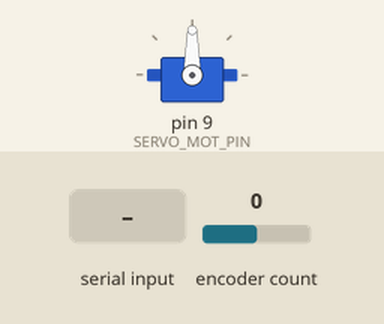
Bench run of a sketch on a simulated Arduino Mega 2560, built with avr-gcc and run on an emulated ATmega2560. Shown: servo. The test bench sets the inputs (shaded band); at power-on: encoder count 0. What the sketch prints to the serial monitor is not drawn.

Above: at 1.2 s.
1.3 s: "a90\n" received over Serial
At 2.1 s:
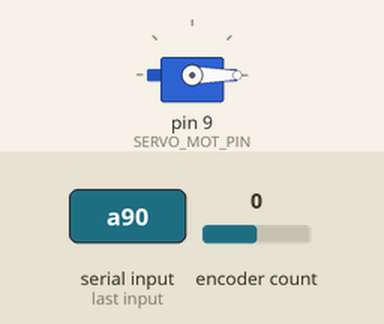
2.8 s: "f90\n" received over Serial
At 4.2 s:
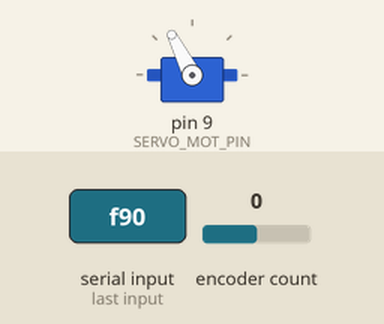
8.3 s: "i" received over Serial
At 9.6 s:
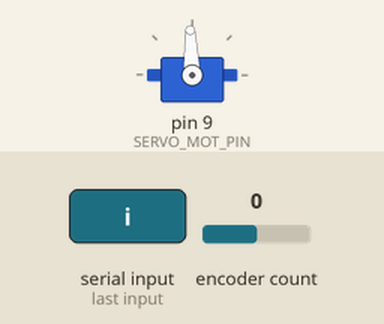
10.8 s: encoder count set to 4
13.8 s: "a,45\n" received over Serial
Timing chart, 0 to 35.3 s (numbered marks = the images above; inputs shaded):
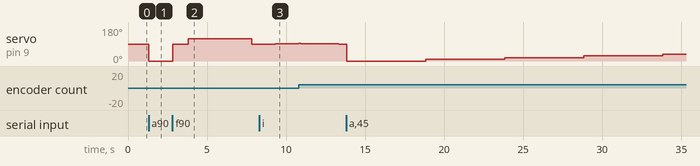

Measured:
- after the input at 1.3 s, servo on pin 9 (SERVO_MOT_PIN): 90° → 0° at once
- after the input at 2.8 s, servo on pin 9 (SERVO_MOT_PIN): 0° → 90° at once, → 117° 1.0 s later, → 90° 4.0 s later
- after the input at 8.3 s, servo on pin 9 (SERVO_MOT_PIN): 90° → 92° after 1.0 s

The sketch:

servo_e_encoder.ino
```cpp
// ATENÇÃO!
// intervalo de velocidade deve ser de -28 a +28


#include <Arduino.h>
#include <Servo.h>
#include "Encoder.h"

// ---------------------------------------------------------------------------
// TP4 — Encoder e controle PID de velocidade da roda (Arduino Mega)
//
// Comandos pela serial (115200 baud):
//   c -> imprime os ticks desde o último 'c' e zera (medida de N à mão)
//   n -> varredura do neutro (1450..1550 us, passo 10 us)
//   a -> curva em malha aberta (1000..2000 us, passo 50 us)
//   f -> degrau em malha aberta (registro para comparar os filtros)
//   d -> malha fechada: degrau único (sintonia dos ganhos)
//   p -> malha fechada: cinco patamares
//   i -> malha fechada: inversão de sentido
//   s -> para tudo (pulso = neutro)
//   e -> liga/desliga o diagnóstico do encoder: imprime "A B ticks" a cada
//        mudança dos pinos (girando devagar deve aparecer 00 01 11 10)
//   t -> alterna a saída das amostras entre CSV (padrão, para captura.py) e
//        o formato do Teleplot (">v_mm:87.4"), para ver o gráfico ao vivo
//   P<valor>, I<valor>, D<valor> -> troca kp, ki ou kd sem regravar
//                                   (ex.: "P1.5"); imprime os ganhos
//
// Cada amostra sai como uma linha CSV:
//   t_s,ticks,s_mm,v_raw,v_pb,v_mm,sp,pulso_us
// Linhas que começam com '#' são comentários (condição, troca de passo, fim).
// Os scripts em ../analise capturam essas linhas e refazem os gráficos.
// ---------------------------------------------------------------------------

const int ENCODER_A = 2;     // canal A do encoder (pino com interrupção)
const int ENCODER_B = 3;     // canal B do encoder (pino com interrupção)
const int SERVO_MOT_PIN = 9; // sinal do servo

Encoder enc(ENCODER_A, ENCODER_B);
Servo m1;

// ---------------------------------------------------------------------------
// Constantes medidas na bancada
// TODO: substituir N e o neutro pelos valores medidos pela equipe (os atuais
//       são os do mecanismo de referência e servem só de conferência).
// ---------------------------------------------------------------------------
const float D_MM = 45.0;     // diâmetro da roda (mm): estimativa usada em todos os ensaios; a volta no papel deu L = 138,0 mm (D = 43,9), ver relatório
const float N_TICKS = 140.0; // ticks por volta da roda (X4, lido com 'c'): média dos módulos, 5 voltas em cada sentido
const int NEUTRO_US = 1500;  // pulso em que a roda para: centro da banda morta 1470..1530 (achado com 'n')

// Sentido da contagem: pulso abaixo do neutro (lado de 1000 us) dá ticks
// negativos e acima (lado de 2000 us) dá ticks positivos. Conferido com o
// motor no ensaio 'a': com +1, 1000 us saía com velocidade positiva.
// Só troca o sinal dos números; o sentido físico da roda é o do servo.
const int SINAL_ENCODER = -1;

const float K_MM_TICK = PI * D_MM / N_TICKS; // mm por tick

// Período de amostragem / controle
// 250 us não era atingido: a impressão serial de cada amostra leva ~10 ms, então
// o período real virava ~10 ms, com 0 ou 1 tick por amostra. 20 ms cabe a
// impressão do Teleplot e ainda dá 50 pontos/s.
const unsigned long PERIODO_US = 250UL; // 250 us

// Limites do pulso
const int PULSO_MIN = 1000;
const int PULSO_MAX = 2000;
const float U_MAX = 1000.0; // correção máxima em torno do neutro (us)

// ---------------------------------------------------------------------------
// Filtros da velocidade
// ---------------------------------------------------------------------------
// alfa = 0,15 a 20 ms tem a mesma constante de tempo (~0,12 s) do alfa = 0,3 a
// 50 ms testado no ensaio 'f'; 0,1 a 20 ms deixaria o filtro mais lento (0,18 s).
const float ALFA = 0.05;   // passa-baixa de primeira ordem
const int JANELA_MM = 5;   // média móvel (amostras)
// No ensaio 'f' os dois filtros tiveram o mesmo ruído e o mesmo atraso; a média
// móvel deu derivada menos ruidosa e chegou a zero mais cedo na parada.
const bool PID_USA_PB = true; // true: PID usa o passa-baixa; false: média móvel

float v_pb = 0;
float passaBaixa(float x) {
  v_pb += ALFA * (x - v_pb);
  return v_pb;
}

float buf_mm[JANELA_MM];
int idx_mm = 0;
float mediaMovel(float x) {
  buf_mm[idx_mm] = x;
  idx_mm = (idx_mm + 1) % JANELA_MM;
  float soma = 0;
  for (int j = 0; j < JANELA_MM; j++) soma += buf_mm[j];
  return soma / JANELA_MM;
}

// ---------------------------------------------------------------------------
// Controlador PID
//   u = kp e + ki ∫e dt − kd dv/dt   (e em mm/s, u em us)
// O derivativo atua sobre a velocidade filtrada; a integral é limitada e só é
// zerada quando o setpoint troca de sentido (ou vai a zero). Numa subida de
// patamar ela é mantida: é ela que segura o pulso, e zerar derrubava a roda
// (ensaio patamares_v1).
// Sintonia (ensaio 'd'): ki = kd = 0, sobe kp até oscilar e volta um pouco;
// depois sobe ki até o erro em regime sumir; kd só se sobrar sobressinal.
// ---------------------------------------------------------------------------
// Resultado (degrau_pid_1 a 8): kp = 4 já oscila; ki = 8 volta a oscilar;
// kd = 0,05 tira o pico inicial, kd = 0,1 só deixa o pulso mais ruidoso.
// Com a velocidade multiplicada por 4,4*pi/140 (~0,0987, unidade ~cm/s), um
// erro de 1 unidade vale ~10 mm/s: kp e ki foram multiplicados por ~10 para
// manter a mesma malha da sintonia (2 us/(mm/s) e 4 us/mm). kd = 0 porque a
// derivada a cada 20 ms é ruidosa demais (a 50 ms já estava no limite).
float KP = 1.0;  // us / unidade de v
float KI = 0.0;  // us / (unidade de v · s)
float KD = 0.0;   // us·s / unidade de v

float integral = 0;
float vf_ant = 0;

void resetPID(float vf) {
  integral = 0;
  vf_ant = vf;
}

float controlePID(float sp, float vf, float dt) {
  float e = sp - vf;

  integral += e * dt;
  if (KI > 0) integral = constrain(integral, -U_MAX / KI, U_MAX / KI);

  float dv = (vf - vf_ant) / dt;
  vf_ant = vf;

  float u = KP * e + KI * integral - KD * dv;
  return constrain(u, -U_MAX, U_MAX);
}

// ---------------------------------------------------------------------------
// Ensaios: sequência de passos {duração, valor}. Em malha aberta o valor é o
// pulso (us); em malha fechada é o setpoint (mm/s).
// ---------------------------------------------------------------------------
struct Passo {
  unsigned long dur_ms;
  float valor;
};

const int MAX_PASSOS = 32;
Passo seq[MAX_PASSOS];
int n_passos = 0;
bool malha_fechada = false;
bool ativo = false;
bool diag_enc = false;
bool teleplot = false;  // 't': amostras no formato do Teleplot em vez de CSV

int passo = -1;
unsigned long t_ini_ms = 0;   // início do ensaio
unsigned long t_passo_ms = 0; // início do passo atual

// Escolhidos a partir da curva em malha aberta: abaixo de ~50 mm/s a roda não
// gira de forma estável, e em neutro ± 250 us (limite de U_MAX) o lado mais
// lento chega a ~137 mm/s.
const float PATAMARES[5] = {2.5, 5, 7.5, 10, 12.5}; // mm/s
const float V_INVERSAO = 10;                        // mm/s
const float V_DEGRAU = 12.5;                          // mm/s (sintonia)

void carregaNeutro() {
  malha_fechada = false;
  n_passos = 0;
  // A busca é em torno de 1500 us, não do NEUTRO_US já gravado.
  for (int p = 1450; p <= 1550; p += 10)
    seq[n_passos++] = {2000, (float)p};
}

void carregaAberta() {
  malha_fechada = false;
  n_passos = 0;
  for (int p = PULSO_MIN; p <= PULSO_MAX; p += 50)
    seq[n_passos++] = {5000, (float)p};
}

void carregaDegrau() {
  malha_fechada = false;
  n_passos = 0;
  seq[n_passos++] = {1000, (float)NEUTRO_US};
  seq[n_passos++] = {4000, (float)(NEUTRO_US + 150)};
  seq[n_passos++] = {2000, (float)NEUTRO_US};
}

void carregaDegrauFechado() {
  malha_fechada = true;
  n_passos = 0;
  seq[n_passos++] = {1000, 0};
  seq[n_passos++] = {4000, V_DEGRAU};
  seq[n_passos++] = {1000, 0};
}

void carregaPatamares() {
  malha_fechada = true;
  n_passos = 0;
  seq[n_passos++] = {1000, 0};
  for (int j = 0; j < 5; j++) seq[n_passos++] = {3000, PATAMARES[j]};
  seq[n_passos++] = {2000, 0};
}

void carregaInversao() {
  malha_fechada = true;
  n_passos = 0;
  seq[n_passos++] = {1000, 0};
  seq[n_passos++] = {4000, V_INVERSAO};
  seq[n_passos++] = {4000, -V_INVERSAO};
  seq[n_passos++] = {2000, 0};
}

// ---------------------------------------------------------------------------
// Estado da medição
// ---------------------------------------------------------------------------
long ticks_ant = 0;
unsigned long t_amostra_us = 0;
int pulso = NEUTRO_US;

long leTicks() {
  return SINAL_ENCODER * enc.read();
}

void escrevePulso(int p) {
  pulso = constrain(p, PULSO_MIN, PULSO_MAX);
  m1.writeMicroseconds(pulso);
}

void imprimeGanhos() {
  Serial.print(F("# kp="));
  Serial.print(KP, 4);
  Serial.print(F(" ki="));
  Serial.print(KI, 4);
  Serial.print(F(" kd="));
  Serial.println(KD, 4);
}

void imprimePasso() {
  Serial.print(F("# passo="));
  Serial.print(passo);
  Serial.print(malha_fechada ? F(" sp_mm_s=") : F(" pulso_us="));
  Serial.println(seq[passo].valor, 1);
}

void imprimeCondicao(const char *nome) {
  Serial.print(F("# ensaio="));
  Serial.print(nome);
  Serial.print(F(" neutro_us="));
  Serial.print(NEUTRO_US);
  Serial.print(F(" D_mm="));
  Serial.print(D_MM, 2);
  Serial.print(F(" N="));
  Serial.print(N_TICKS, 0);
  Serial.print(F(" k_mm_tick="));
  Serial.print(K_MM_TICK, 4);
  Serial.print(F(" sinal_enc="));
  Serial.print(SINAL_ENCODER);
  Serial.print(F(" dt_ms="));
  Serial.print(PERIODO_US / 1000);
  Serial.print(F(" alfa="));
  Serial.print(ALFA, 3);
  Serial.print(F(" janela="));
  Serial.print(JANELA_MM);
  Serial.print(F(" filtro_pid="));
  Serial.print(PID_USA_PB ? F("passa-baixa") : F("media-movel"));
  Serial.print(F(" kp="));
  Serial.print(KP, 4);
  Serial.print(F(" ki="));
  Serial.print(KI, 4);
  Serial.print(F(" kd="));
  Serial.println(KD, 4);
  Serial.println(F("t_s,ticks,s_mm,v_raw,v_pb,v_mm,sp,pulso_us"));
}

void iniciaEnsaio(const char *nome) {
  enc.write(0);
  ticks_ant = 0;
  v_pb = 0;
  for (int j = 0; j < JANELA_MM; j++) buf_mm[j] = 0;
  resetPID(0);

  imprimeCondicao(nome);
  ativo = true;
  passo = 0;
  imprimePasso();
  t_ini_ms = millis();
  t_passo_ms = t_ini_ms;
  t_amostra_us = micros();
}

void paraEnsaio() {
  ativo = false;
  passo = -1;
  escrevePulso(NEUTRO_US);
  Serial.println(F("# fim"));
}

void trataSerial() {
  if (!Serial.available()) return;
  char c = Serial.read();
  switch (c) {
    case 'c': {
      long t = leTicks();
      Serial.print(F("# ticks="));
      Serial.print(t);
      Serial.print(F(" s_mm="));
      Serial.println(K_MM_TICK * t, 2);
      enc.write(0);
      break;
    }
    case 'n': carregaNeutro();        iniciaEnsaio("neutro");         break;
    case 'a': carregaAberta();        iniciaEnsaio("malha_aberta");   break;
    case 'f': carregaDegrau();        iniciaEnsaio("degrau_filtros"); break;
    case 'd': carregaDegrauFechado(); iniciaEnsaio("degrau_pid");     break;
    case 'p': carregaPatamares();     iniciaEnsaio("patamares");      break;
    case 'i': carregaInversao();      iniciaEnsaio("inversao");       break;
    case 's': paraEnsaio(); break;
    case 'e':
      diag_enc = !diag_enc;
      Serial.println(diag_enc ? F("# diag encoder: A B ticks") : F("# diag encoder off"));
      break;
    case 't':
      teleplot = !teleplot;
      Serial.println(teleplot ? F("# saida: teleplot") : F("# saida: csv"));
      break;
    // Troca de ganho só fora de um ensaio, para o registro não misturar ganhos.
    case 'P': if (!ativo) KP = Serial.parseFloat(); imprimeGanhos(); break;
    case 'I': if (!ativo) KI = Serial.parseFloat(); imprimeGanhos(); break;
    case 'D': if (!ativo) KD = Serial.parseFloat(); imprimeGanhos(); break;
  }
}

// ---------------------------------------------------------------------------
void setup() {
  Serial.begin(115200);
  m1.attach(SERVO_MOT_PIN, PULSO_MIN, PULSO_MAX);
  escrevePulso(NEUTRO_US);
  Serial.println(F("# pronto: c n a f d p i s P I D"));
}

// Mostra o nível bruto dos canais A e B só quando algum deles muda.
void diagnosticoEncoder() {
  static int ab_ant = -1;
  int ab = (digitalRead(ENCODER_A) << 1) | digitalRead(ENCODER_B);
  if (ab == ab_ant) return;
  ab_ant = ab;
  Serial.print(ab >> 1);
  Serial.print(' ');
  Serial.print(ab & 1);
  Serial.print(' ');
  Serial.println(leTicks());
}

// Formato do Teleplot (extensão do VS Code): uma linha ">nome:valor" por variável.
// O Teleplot ajusta o eixo aos dados, então v_lim_max e v_lim_min (constantes)
// fixam a escala em ±V_ESCALA: neutro ± 250 us dá +142 e -143 mm/s na curva
// aberta, e com essas linhas no mesmo gráfico o setpoint não muda de posição.
const float V_ESCALA = 150; // mm/s

void imprimeTeleplot(float v, float vpb, float vmm, float sp, float s) {
  Serial.print(F(">v_lim_max:")); Serial.println(V_ESCALA, 0);
  Serial.print(F(">v_lim_min:")); Serial.println(-V_ESCALA, 0);
  Serial.print(F(">v_raw:"));  Serial.println(v, 1);
  Serial.print(F(">v_pb:"));   Serial.println(vpb, 2);
  Serial.print(F(">v_mm:"));   Serial.println(vmm, 1);
  Serial.print(F(">sp:"));     Serial.println(sp, 1);
  Serial.print(F(">pulso:"));  Serial.println(double(pulso), 2);
  Serial.print(F(">s_mm:"));   Serial.println(s, 1);
}

void loop() {
  trataSerial();
  if (diag_enc) diagnosticoEncoder();
  if (!ativo) return;

  unsigned long agora_us = micros();
  if (agora_us - t_amostra_us < PERIODO_US) return;

  // Δt real entre as leituras
  float dt = (agora_us - t_amostra_us) / 1e6;
  t_amostra_us = agora_us;

  long ticks = leTicks();
  float s = K_MM_TICK * ticks;
  float v = K_MM_TICK * (ticks - ticks_ant) / dt * (4.4 * 3.1415 / 140); // mm/s
  ticks_ant = ticks;

  float vpb = passaBaixa(v);
  float vmm = mediaMovel(v);

  // Avança a sequência do ensaio
  unsigned long agora_ms = millis();
  if (agora_ms - t_passo_ms >= seq[passo].dur_ms) {
    passo++;
    t_passo_ms = agora_ms;
    if (passo >= n_passos) {
      paraEnsaio();
      return;
    }
    imprimePasso();
    if (malha_fechada && seq[passo].valor * seq[passo - 1].valor <= 0)
      resetPID(PID_USA_PB ? vpb : vmm);
  }

  float sp = 0;
  if (malha_fechada) {
    sp = seq[passo].valor;
    float vf = PID_USA_PB ? vpb : vmm;
    // if (sp == 0) {
    //   // Setpoint nulo: roda parada no neutro, sem o PI caçar a banda morta.
    //   resetPID(vf);
    //   escrevePulso(NEUTRO_US);
    // } else {
      float u = controlePID(sp, vf, dt);
      escrevePulso(NEUTRO_US + (int)u);
    // }
  } else {
    escrevePulso((int)seq[passo].valor);
  }

  if (teleplot) {
    imprimeTeleplot(v, vpb, vmm, sp, s);
    return;
  }

  Serial.print((agora_ms - t_ini_ms) / 1000.0, 3);
  Serial.print(',');
  Serial.print(ticks);
  Serial.print(',');
  Serial.print(s, 2);
  Serial.print(',');
  Serial.print(v, 2);
  Serial.print(',');
  Serial.print(vpb/240, 2);
  Serial.print(',');
  Serial.print(vmm, 2);
  Serial.print(',');
  Serial.print(sp, 1);
  Serial.print(',');
  Serial.println((pulso - 1500)*0.002);
}
```
